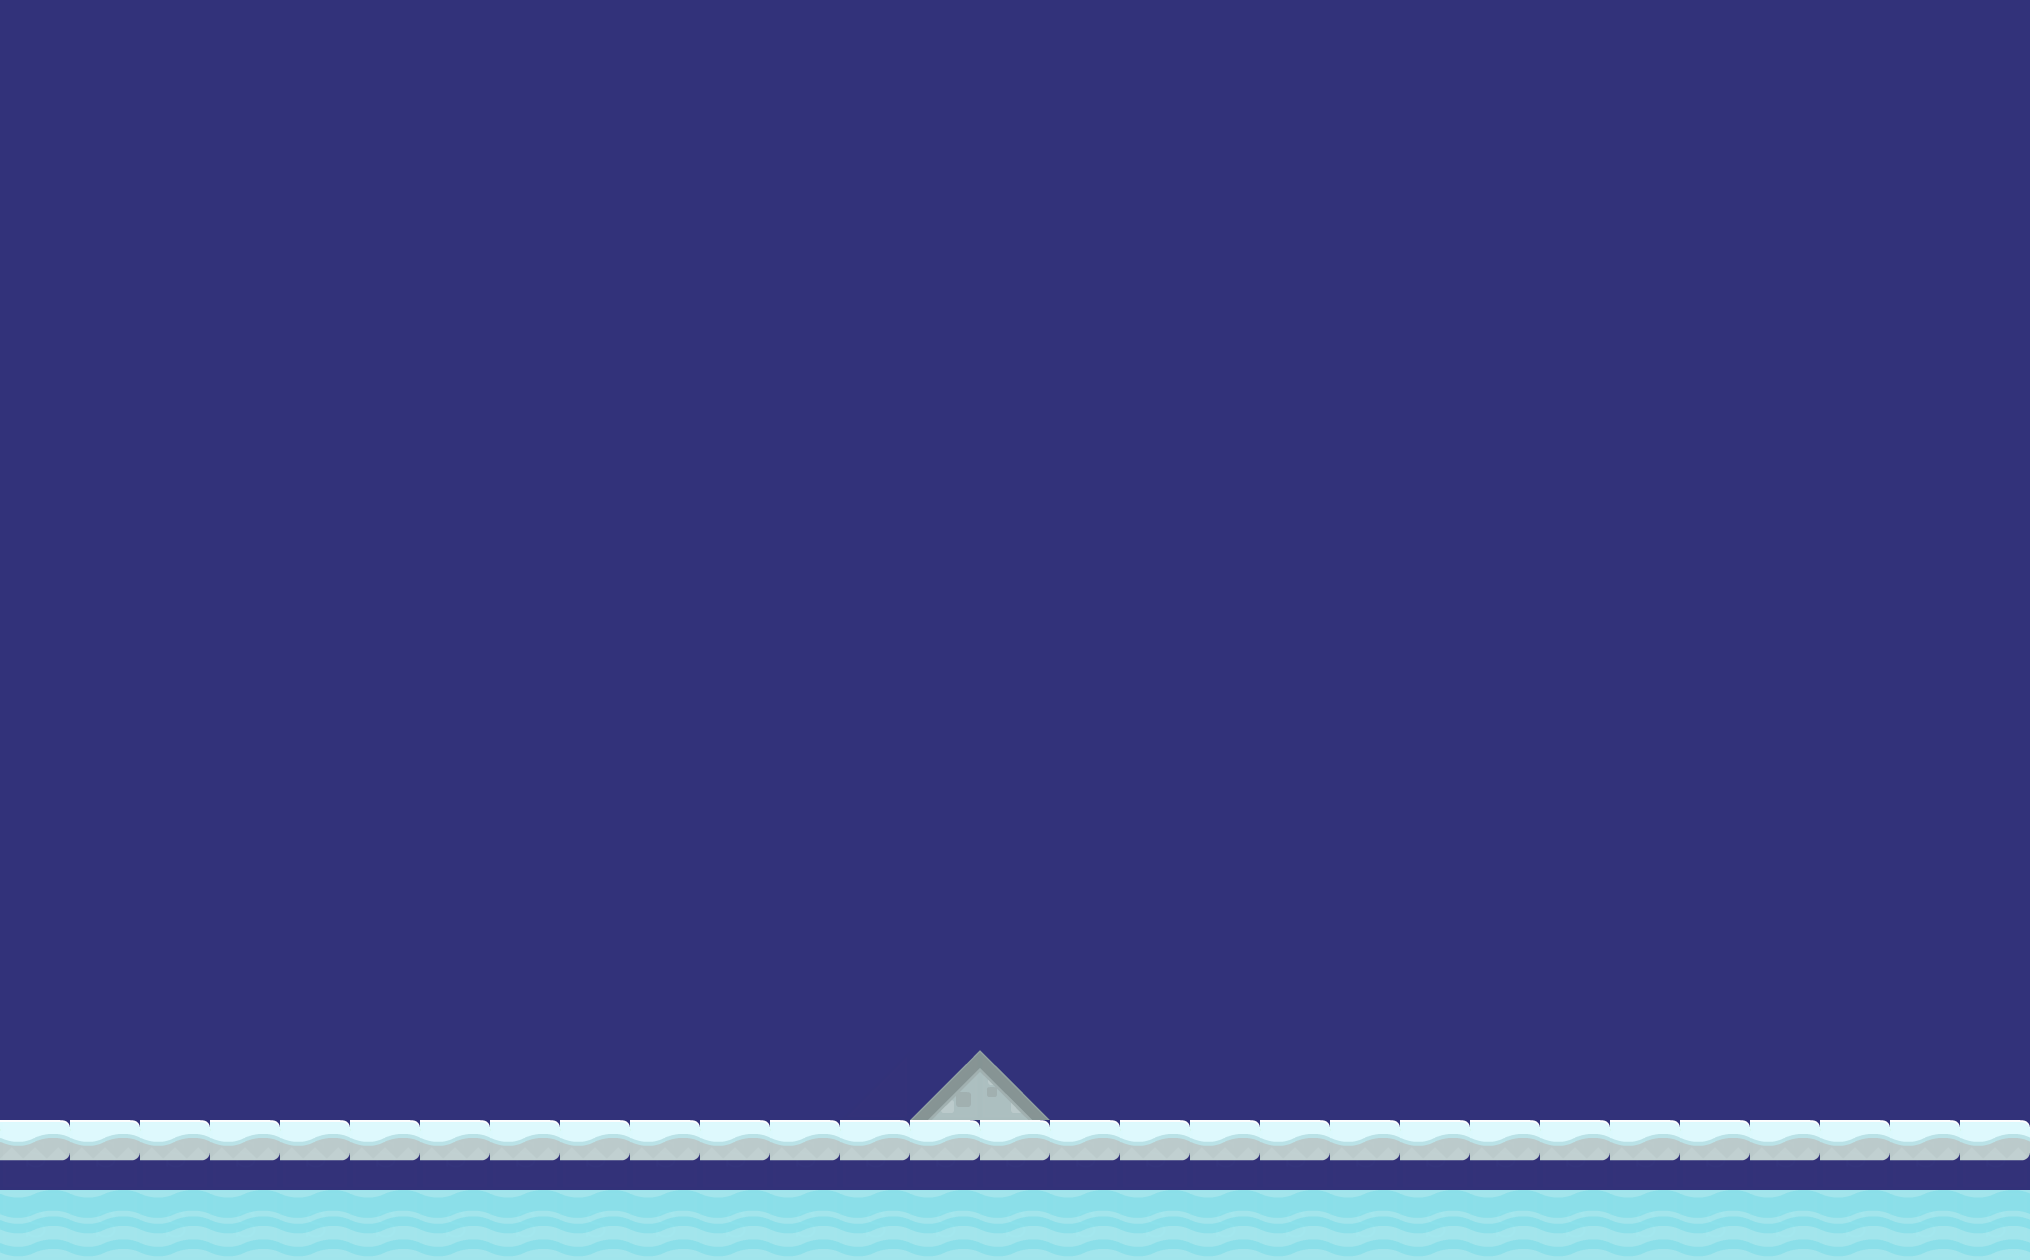

The image is a tile-based game level rendered from a .tmx file. Its description and source (layers, tilesets, objects; grid data summarised) follow:
An orthogonal 29x18 tile map with 70x70 px tiles, 2 tile layers (background 1, collision), 2 tilesets and 2 objects (PlayerBase, EnemyBase).

<map version="1.0" orientation="orthogonal" width="29" height="18" tilewidth="70" tileheight="70" backgroundcolor="#32327a">
 <tileset firstgid="1" name="background-tiles" tilewidth="70" tileheight="70">
  <image source="../img/background-tiles.png" width="910" height="910" />
 </tileset>
 <tileset firstgid="170" name="meta-tiles" tilewidth="70" tileheight="70">
  <image source="../img/meta-tiles.png" width="350" height="70" />
  <tile id="1">
   <properties>
    <property name="type" value="lslope" />
   </properties>
  </tile>
  <tile id="3">
   <properties>
    <property name="type" value="rslope" />
   </properties>
  </tile>
  <tile id="4">
   <properties>
    <property name="type" value="solid" />
   </properties>
  </tile>
 </tileset>
 <layer name="background 1" width="29" height="18">
  <properties>
   <property name="type" value="rslope" />
  </properties>
  <data>[522 cells, 60 non-empty, 4 distinct tile ids]</data>
 </layer>
 <layer name="collision" width="29" height="18" opacity="0.01">
  <properties>
   <property name="type" value="solid" />
  </properties>
  <data>[522 cells, 61 non-empty, 3 distinct tile ids]</data>
 </layer>
 <objectgroup name="BaseEntities" width="29" height="18">
  <object name="PlayerBase" x="142" y="980" width="70" height="138" />
  <object name="EnemyBase" x="1818" y="977" width="70" height="138" />
 </objectgroup>
</map>
